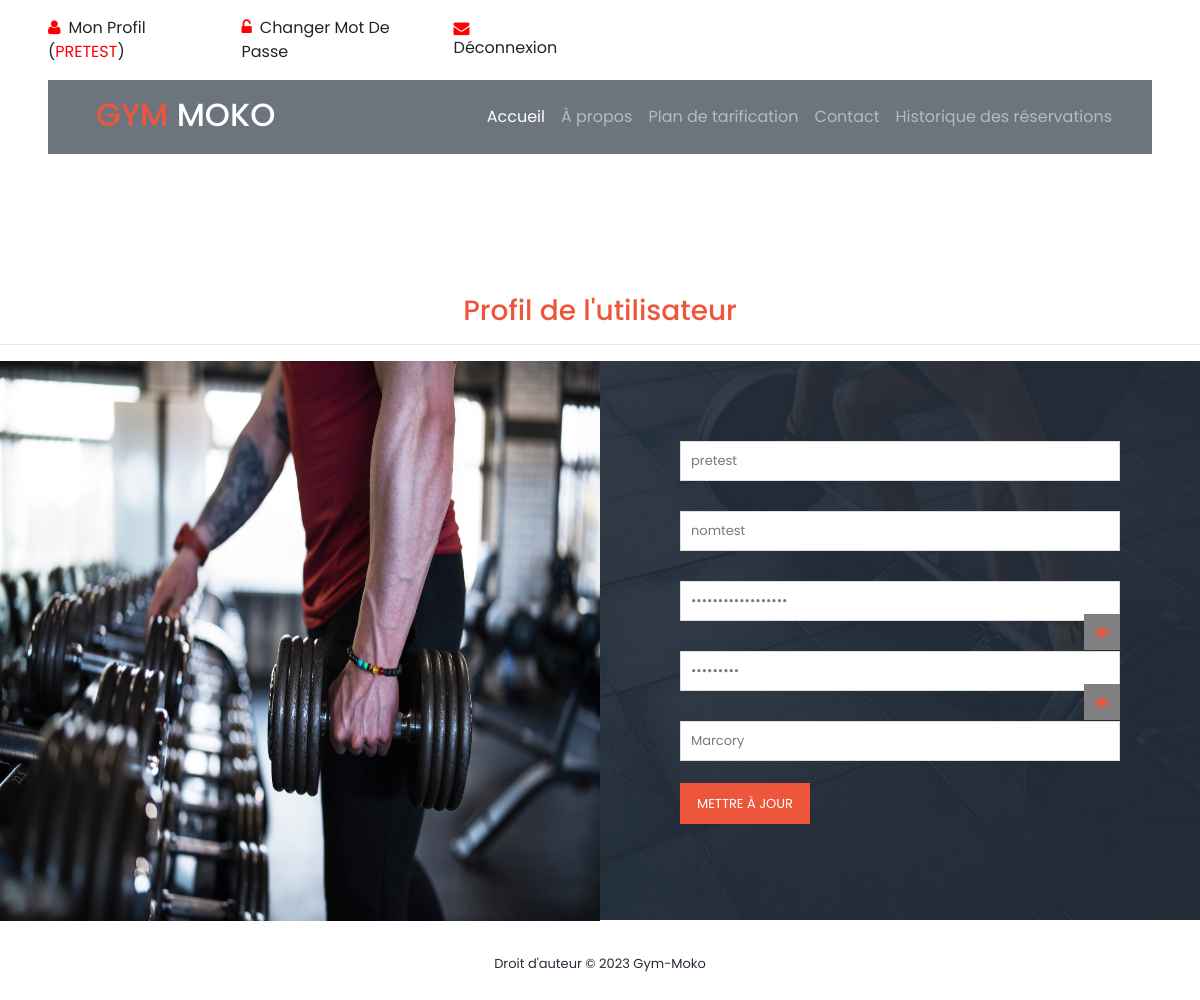
/user_profile/ (signed in), run on the app's committed database.
### gym/models.py (models this page shows, shortened)
class Signup(models.Model):
    user = models.ForeignKey(User, on_delete=models.CASCADE, null=True)
    mobile = models.CharField(max_length=15, null=True)
    state = models.CharField(max_length=150, null=True)
    city = models.CharField(max_length=150, null=True)
    address = models.CharField(max_length=200, null=True)
    creationdate = models.DateTimeField(auto_now_add=True)

### gym/views.py (the view, shortened to what this page needs)
# urls.py: path('user_profile/', user_profile, name="user_profile"),
def user_profile(request):
    data = Signup.objects.get(user=request.user)
    return render(request, "user_profile.html", locals())

### gym/templates/user_profile.html (shortened to what this page needs)
{% extends "./base_user.html" %}
{% load static %}
{% block content %}
<section class="section" id="admin">
    <h3 class="text-center"><a href="{% url 'index' %}" style="color:#ed563b;">Profil de l'utilisateur</a></h3>
    <hr/>
    <div class="container-fluid mt-3">
        <div class="row">
            <div class="col-lg-6 col-md-6 col-xs-12">
                <div id="map">
                    <img src="{% static 'assets/images/adminlogin.jpg' %}" style="width: 100%; height: 560px;">
                </div>
            </div>
            <div class="col-lg-6 col-md-6 col-xs-12">
                <div class="admin-form">
                    <form method="post" action="" enctype="multipart/form-data">
                        <div class="row">
                            <div class="col-md-12 col-sm-12">
                                <fieldset>
                                    <input type="text" name="firstname" placeholder="Prénom" required value="{{data.user.first_name}}">
                                </fieldset>
                            </div>
                            <div class="col-md-12 col-sm-12">
                                <fieldset>
                                    <input type="text" name="secondname" placeholder="Nom" required value="{{data.user.last_name}}">
                                </fieldset>
                            </div>
                            <div class="col-md-12 col-sm-12">
                                <fieldset>
                                    <input type="password" name="email" id="email" placeholder="Entrer Email" value="{{data.user.username}}" readonly>
                                    <span class="fa fa-eye field-icon toggle-password-2" id="email-eye" onclick="togglePassword2()"></span>
                                </fieldset>
                            </div>
                            <div class="col-md-12 col-sm-12">
                                <fieldset>
                                    <input type="password" name="mobile" id="mobile" placeholder="Téléphone" value="{{data.mobile}}" readonly>
                                    <span class="fa fa-eye field-icon toggle-password" id="mobile-eye" onclick="togglePassword()"></span>
                                </fieldset>
                            </div>
                             <div class="col-md-12 col-sm-12">
                                <fieldset>
                                    <input type="text" name="address" placeholder="Adresse" value="{{data.address}}" required>
                                </fieldset>
                            </div>
                            <div class="col-lg-12">
                                <fieldset>
                                    <button type="submit" class="main-button" href="">Mettre à jour</button>
                                </fieldset>
                            </div>
                        </div>
                    </form>
                </div>
            </div>
        </div>
    </div>
</section>
{% endblock content %}

### gym/templates/includes/topnav.html (shortened to what this page needs)
{% load static %}
<div class="container-fluid py-3 px-lg-5 d-none d-lg-block">
    <div class="row">
        {% if request.user.is_authenticated %}
        <div class="col-md-6 text-center text-lg-left mb-2 mb-lg-0">
            <div class="d-inline-flex align-items-center">
                <a class="text-body pr-3" href="/user_profile/"><i style="color:red" class="fa fa-user mr-2"></i>Mon Profil (<span style="color:red">{{user.first_name|upper}}</span>)</a>
                <a class="text-body px-3" href="/user_change_password/"><i style="color:red" class="fa fa-unlock-alt mr-2"></i>Changer Mot De Passe</a>
                <a class="text-body px-3" href="/user_logout/"><i style="color:red" class="fa fa-envelope mr-2"></i>Déconnexion</a>
            </div>
        </div>
        {% endif %}
    </div>
</div>

### gym/static/assets/css/templatemo-training-studio.css (style rules this page uses)
html, body, div, span, applet, object, iframe, h1, h2, h3, h4, h5, h6, p, blockquote, div pre, a, abbr, acronym, address, big, cite, code, del, dfn, em, font, img, ins, kbd, q, s, samp, small, strike, strong, sub, sup, tt, var, b, u, i, center, dl, dt, dd, ol, ul, li, figure, header, nav, section, article, aside, footer, figcaption { margin: 0; padding: 0; border: 0; outline: 0; }
header, nav, section, article, aside, footer, hgroup { display: block; }
* { box-sizing: border-box; }
html, body { font-family: 'Poppins', sans-serif; font-weight: 400; background-color: #fff; font-size: 16px; -ms-text-size-adjust: 100%; -webkit-font-smoothing: antialiased; -moz-osx-font-smoothing: grayscale; }
a { text-decoration: none !important; }
h1, h2, h3, h4, h5, h6 { margin-top: 0px; margin-bottom: 0px; }
html, body { background: #fff; font-family: 'Poppins', sans-serif; }
#admin { margin-top: 140px; }
#admin .container-fluid .col-lg-6 { padding: 0px; }
#admin .admin-form { padding: 80px; background-image: url(../images/contact-bg.jpg); background-position: center center; background-repeat: no-repeat; background-size: cover; }
.admin-form input { color: #7a7a7a; font-size: 13px; border: 1px solid #ddd; background-color: #fff; width: 100%; height: 40px; outline: none; line-height: 40px; padding: 0px 10px; -webkit-appearance: none; -moz-appearance: none; appearance: none; margin-bottom: 30px; }
.admin-form ::placeholder { color: #7a7a7a; }
.admin-form button { display: inline-block; font-size: 13px; padding: 11px 17px; background-color: #ed563b; color: #fff; text-align: center; font-weight: 400; text-transform: uppercase; transition: all .3s; border: none; outline: none; margin-top: -8px; }

### gym/templates/user_profile.html (style rules this page uses)
.field-icon { float: right; margin-left: -25px; margin-top: -37px; position: relative; background:gray; color:#ed563b; z-index: 2; padding:10px; }

### data on the page
Signup: firstname "pretest", secondname "nomtest", address "Marcory"

### other printed values
{{ user.first_name|upper }} "PRETEST"
